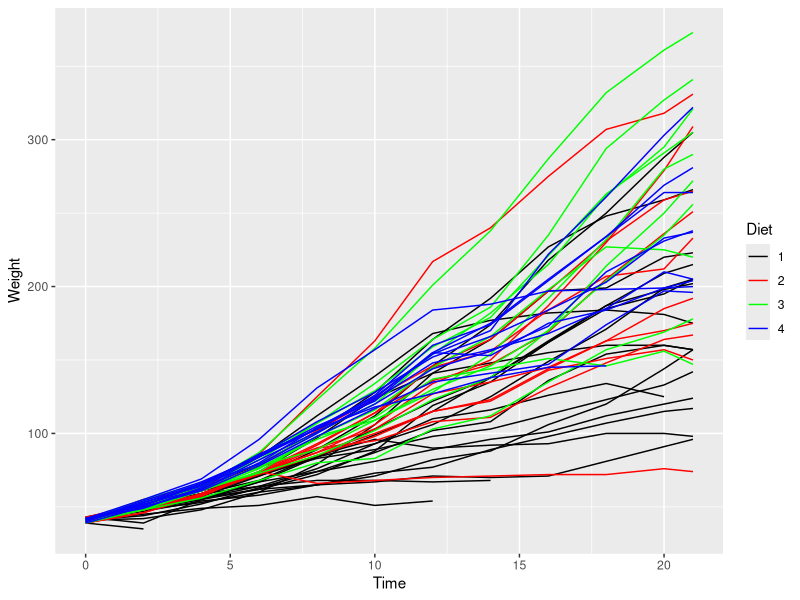
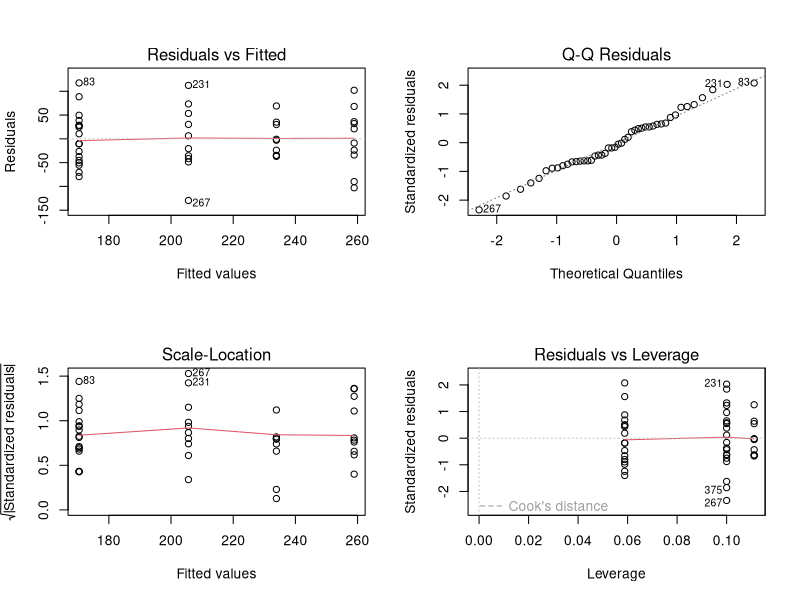

These charts were generated, in order, by the following R code:
## ---- chunk 1
library(lme4)
## ---- chunk 2
data(ChickWeight)
## ---- chunk 3
# (a). (Type your code in the space below, if any)
summary(ChickWeight)
## ---- chunk 4
# (b). (Type your code in the space below, if any)
library(ggplot2)
ggplot(data=ChickWeight,aes(x=Time,y=weight,group=Chick,color=factor(Diet)))+
  geom_line()+
  labs(x='Time',y='Weight',color='Diet')+
  scale_color_manual(values=c('black','red','green','blue'))
## ---- chunk 5
# (c). (Type your code in the space below, if any)
table(ChickWeight$Diet)
## ---- chunk 6
library(tidyr)
library(dplyr)
## ---- chunk 7
dt1=subset(ChickWeight,Time==20)
fit1=aov(weight~Diet,data=dt1)
summary(fit1)
## ---- chunk 8
# (d). (Type your code in the space below, if any)
par(mfrow=c(2,2))
plot(fit1)

## ---- chunk 9
bartlett.test(weight~Diet,data=dt1)
## ---- chunk 10
aov_res=residuals(object=fit1)
shapiro.test(x=aov_res)
## ---- chunk 11
table(ChickWeight$Time,ChickWeight$Diet)
## ---- chunk 12
# (e). (Type your code in the space below, if any)
fit2=aov(weight~factor(Time)*Diet,data=ChickWeight)
summary(fit2)
## ---- chunk 13
# (f). (Type your code in the space below, if any)
fit3=lmer(weight~Diet+Time+Diet:Time+(1+Time|Chick),data=ChickWeight)
summary(fit3)$coefficients
#names(summary(fit3)$coefficients)
